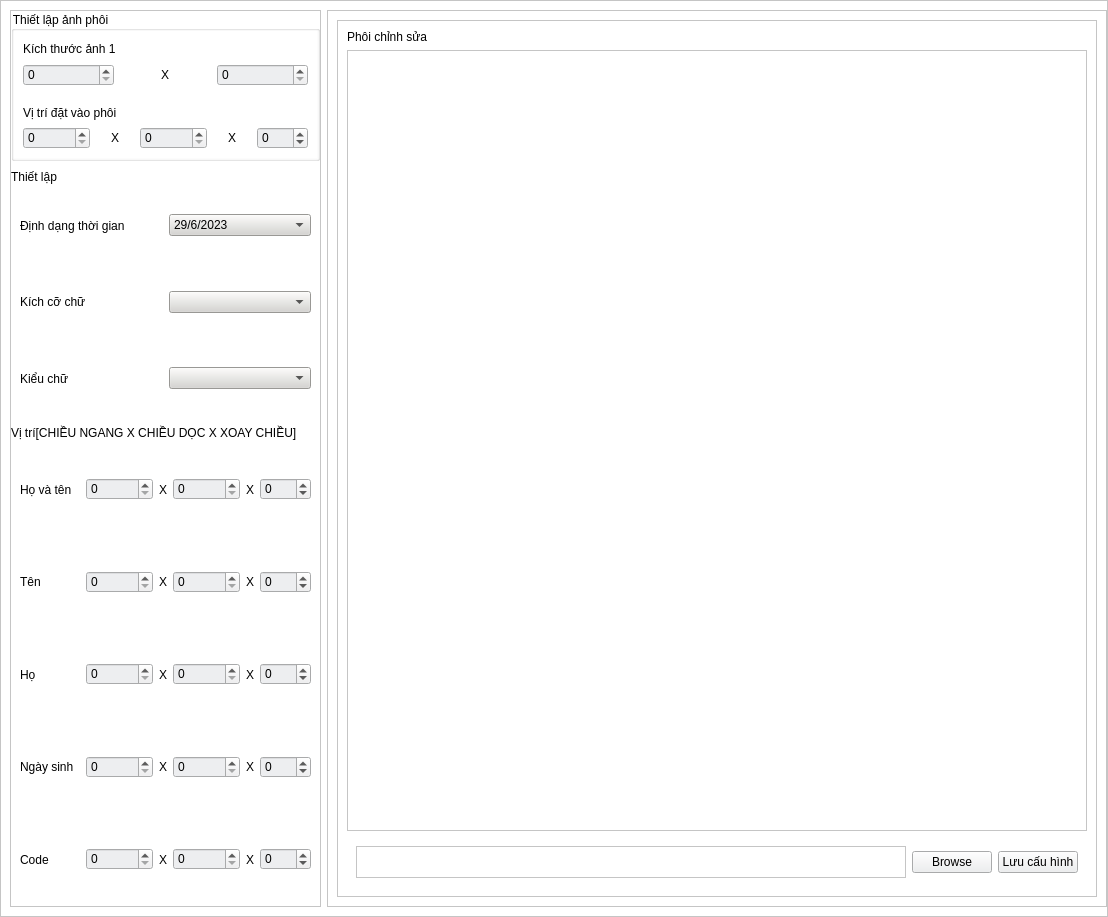
<?xml version="1.0" encoding="UTF-8"?>
<ui version="4.0">
 <class>UpPhoiWindow</class>
 <widget class="QMainWindow" name="UpPhoiWindow">
  <property name="geometry">
   <rect>
    <x>0</x>
    <y>0</y>
    <width>1108</width>
    <height>917</height>
   </rect>
  </property>
  <property name="windowTitle">
   <string>MainWindow</string>
  </property>
  <property name="styleSheet">
   <string notr="true">background-color: rgb(255, 255, 255);</string>
  </property>
  <widget class="QWidget" name="centralwidget">
   <property name="maximumSize">
    <size>
     <width>16777215</width>
     <height>16777215</height>
    </size>
   </property>
   <layout class="QVBoxLayout" name="verticalLayout">
    <property name="leftMargin">
     <number>0</number>
    </property>
    <property name="topMargin">
     <number>0</number>
    </property>
    <property name="rightMargin">
     <number>0</number>
    </property>
    <property name="bottomMargin">
     <number>0</number>
    </property>
    <item>
     <widget class="QFrame" name="frame">
      <property name="frameShape">
       <enum>QFrame::StyledPanel</enum>
      </property>
      <property name="frameShadow">
       <enum>QFrame::Raised</enum>
      </property>
      <layout class="QHBoxLayout" name="horizontalLayout_2">
       <property name="leftMargin">
        <number>9</number>
       </property>
       <property name="topMargin">
        <number>9</number>
       </property>
       <property name="rightMargin">
        <number>0</number>
       </property>
       <item>
        <widget class="QFrame" name="frame_5">
         <property name="minimumSize">
          <size>
           <width>0</width>
           <height>0</height>
          </size>
         </property>
         <property name="maximumSize">
          <size>
           <width>520</width>
           <height>16777215</height>
          </size>
         </property>
         <property name="styleSheet">
          <string notr="true"/>
         </property>
         <property name="frameShape">
          <enum>QFrame::StyledPanel</enum>
         </property>
         <property name="frameShadow">
          <enum>QFrame::Raised</enum>
         </property>
         <layout class="QVBoxLayout" name="verticalLayout_3">
          <property name="leftMargin">
           <number>0</number>
          </property>
          <property name="topMargin">
           <number>0</number>
          </property>
          <property name="rightMargin">
           <number>0</number>
          </property>
          <property name="bottomMargin">
           <number>0</number>
          </property>
          <item>
           <widget class="QFrame" name="frame_9">
            <property name="maximumSize">
             <size>
              <width>16777215</width>
              <height>150</height>
             </size>
            </property>
            <property name="frameShape">
             <enum>QFrame::NoFrame</enum>
            </property>
            <property name="frameShadow">
             <enum>QFrame::Raised</enum>
            </property>
            <layout class="QVBoxLayout" name="verticalLayout_4">
             <property name="spacing">
              <number>0</number>
             </property>
             <property name="leftMargin">
              <number>0</number>
             </property>
             <property name="topMargin">
              <number>0</number>
             </property>
             <property name="rightMargin">
              <number>0</number>
             </property>
             <property name="bottomMargin">
              <number>0</number>
             </property>
             <item>
              <widget class="QGroupBox" name="groupBox">
               <property name="maximumSize">
                <size>
                 <width>16777215</width>
                 <height>150</height>
                </size>
               </property>
               <property name="title">
                <string>Thiết lập ảnh phôi</string>
               </property>
               <layout class="QVBoxLayout" name="verticalLayout_9">
                <property name="spacing">
                 <number>0</number>
                </property>
                <property name="leftMargin">
                 <number>0</number>
                </property>
                <property name="topMargin">
                 <number>0</number>
                </property>
                <property name="rightMargin">
                 <number>0</number>
                </property>
                <property name="bottomMargin">
                 <number>0</number>
                </property>
                <item>
                 <widget class="QFrame" name="frame_10">
                  <property name="styleSheet">
                   <string notr="true"/>
                  </property>
                  <property name="frameShape">
                   <enum>QFrame::NoFrame</enum>
                  </property>
                  <property name="frameShadow">
                   <enum>QFrame::Raised</enum>
                  </property>
                  <layout class="QVBoxLayout" name="verticalLayout_5">
                   <item>
                    <widget class="QLabel" name="label_4">
                     <property name="maximumSize">
                      <size>
                       <width>16777215</width>
                       <height>20</height>
                      </size>
                     </property>
                     <property name="styleSheet">
                      <string notr="true">color: rgb(0, 0, 0);</string>
                     </property>
                     <property name="text">
                      <string>Kích thước ảnh 1</string>
                     </property>
                    </widget>
                   </item>
                   <item>
                    <widget class="QFrame" name="frame_12">
                     <property name="frameShape">
                      <enum>QFrame::NoFrame</enum>
                     </property>
                     <property name="frameShadow">
                      <enum>QFrame::Raised</enum>
                     </property>
                     <layout class="QHBoxLayout" name="horizontalLayout_3">
                      <property name="leftMargin">
                       <number>0</number>
                      </property>
                      <property name="topMargin">
                       <number>0</number>
                      </property>
                      <property name="rightMargin">
                       <number>0</number>
                      </property>
                      <property name="bottomMargin">
                       <number>0</number>
                      </property>
                      <item>
                       <widget class="QSpinBox" name="spinBox">
                        <property name="styleSheet">
                         <string notr="true">background-color: #edeef0;
color: rgb(0,0,0);</string>
                        </property>
                        <property name="maximum">
                         <number>99999999</number>
                        </property>
                       </widget>
                      </item>
                      <item alignment="Qt::AlignHCenter">
                       <widget class="QLabel" name="label_9">
                        <property name="maximumSize">
                         <size>
                          <width>20</width>
                          <height>16777215</height>
                         </size>
                        </property>
                        <property name="styleSheet">
                         <string notr="true">color: rgb(0, 0, 0);</string>
                        </property>
                        <property name="text">
                         <string>X</string>
                        </property>
                       </widget>
                      </item>
                      <item>
                       <widget class="QSpinBox" name="spinBox_2">
                        <property name="styleSheet">
                         <string notr="true">background-color: #edeef0;
color: rgb(0,0,0);</string>
                        </property>
                        <property name="maximum">
                         <number>999999</number>
                        </property>
                       </widget>
                      </item>
                     </layout>
                    </widget>
                   </item>
                  </layout>
                 </widget>
                </item>
                <item>
                 <widget class="QFrame" name="frame_11">
                  <property name="styleSheet">
                   <string notr="true"/>
                  </property>
                  <property name="frameShape">
                   <enum>QFrame::NoFrame</enum>
                  </property>
                  <property name="frameShadow">
                   <enum>QFrame::Raised</enum>
                  </property>
                  <layout class="QVBoxLayout" name="verticalLayout_6">
                   <item>
                    <widget class="QLabel" name="label_5">
                     <property name="maximumSize">
                      <size>
                       <width>16777215</width>
                       <height>20</height>
                      </size>
                     </property>
                     <property name="styleSheet">
                      <string notr="true">color: rgb(0, 0, 0);</string>
                     </property>
                     <property name="text">
                      <string>Vị trí đặt vào phôi</string>
                     </property>
                    </widget>
                   </item>
                   <item>
                    <widget class="QFrame" name="frame_13">
                     <property name="frameShape">
                      <enum>QFrame::NoFrame</enum>
                     </property>
                     <property name="frameShadow">
                      <enum>QFrame::Raised</enum>
                     </property>
                     <layout class="QHBoxLayout" name="horizontalLayout_4">
                      <property name="spacing">
                       <number>0</number>
                      </property>
                      <property name="leftMargin">
                       <number>0</number>
                      </property>
                      <property name="topMargin">
                       <number>0</number>
                      </property>
                      <property name="rightMargin">
                       <number>0</number>
                      </property>
                      <property name="bottomMargin">
                       <number>0</number>
                      </property>
                      <item>
                       <widget class="QSpinBox" name="spinBox_3">
                        <property name="styleSheet">
                         <string notr="true">background-color: #edeef0;
color: rgb(0,0,0);</string>
                        </property>
                        <property name="maximum">
                         <number>999999</number>
                        </property>
                       </widget>
                      </item>
                      <item alignment="Qt::AlignHCenter">
                       <widget class="QLabel" name="label_10">
                        <property name="styleSheet">
                         <string notr="true">color: rgb(0, 0, 0);</string>
                        </property>
                        <property name="text">
                         <string>X</string>
                        </property>
                       </widget>
                      </item>
                      <item>
                       <widget class="QSpinBox" name="spinBox_4">
                        <property name="styleSheet">
                         <string notr="true">background-color: #edeef0;
color: rgb(0,0,0);</string>
                        </property>
                        <property name="maximum">
                         <number>999999</number>
                        </property>
                       </widget>
                      </item>
                      <item alignment="Qt::AlignHCenter">
                       <widget class="QLabel" name="label_11">
                        <property name="styleSheet">
                         <string notr="true">color: rgb(0, 0, 0);</string>
                        </property>
                        <property name="text">
                         <string>X</string>
                        </property>
                       </widget>
                      </item>
                      <item>
                       <widget class="QSpinBox" name="spinBox_5">
                        <property name="styleSheet">
                         <string notr="true">background-color: #edeef0;
color: rgb(0,0,0);</string>
                        </property>
                        <property name="minimum">
                         <number>-360</number>
                        </property>
                        <property name="maximum">
                         <number>360</number>
                        </property>
                       </widget>
                      </item>
                     </layout>
                    </widget>
                   </item>
                  </layout>
                 </widget>
                </item>
               </layout>
              </widget>
             </item>
            </layout>
           </widget>
          </item>
          <item>
           <widget class="QFrame" name="frame_7">
            <property name="maximumSize">
             <size>
              <width>16777215</width>
              <height>250</height>
             </size>
            </property>
            <property name="frameShape">
             <enum>QFrame::NoFrame</enum>
            </property>
            <property name="frameShadow">
             <enum>QFrame::Raised</enum>
            </property>
            <layout class="QVBoxLayout" name="verticalLayout_2">
             <property name="spacing">
              <number>0</number>
             </property>
             <property name="leftMargin">
              <number>0</number>
             </property>
             <property name="topMargin">
              <number>0</number>
             </property>
             <property name="rightMargin">
              <number>0</number>
             </property>
             <property name="bottomMargin">
              <number>0</number>
             </property>
             <item>
              <widget class="QFrame" name="frame_8">
               <property name="maximumSize">
                <size>
                 <width>16777215</width>
                 <height>250</height>
                </size>
               </property>
               <property name="styleSheet">
                <string notr="true"/>
               </property>
               <property name="frameShape">
                <enum>QFrame::NoFrame</enum>
               </property>
               <property name="frameShadow">
                <enum>QFrame::Raised</enum>
               </property>
               <layout class="QVBoxLayout" name="verticalLayout_7">
                <property name="spacing">
                 <number>0</number>
                </property>
                <property name="leftMargin">
                 <number>0</number>
                </property>
                <property name="topMargin">
                 <number>0</number>
                </property>
                <property name="rightMargin">
                 <number>0</number>
                </property>
                <property name="bottomMargin">
                 <number>0</number>
                </property>
                <item>
                 <widget class="QLabel" name="label_31">
                  <property name="maximumSize">
                   <size>
                    <width>16777215</width>
                    <height>20</height>
                   </size>
                  </property>
                  <property name="styleSheet">
                   <string notr="true">color: rgb(0, 0, 0);</string>
                  </property>
                  <property name="text">
                   <string>Thiết lập</string>
                  </property>
                 </widget>
                </item>
                <item>
                 <widget class="QFrame" name="frame_time_format">
                  <property name="frameShape">
                   <enum>QFrame::NoFrame</enum>
                  </property>
                  <property name="frameShadow">
                   <enum>QFrame::Raised</enum>
                  </property>
                  <layout class="QHBoxLayout" name="horizontalLayout_13">
                   <item>
                    <widget class="QLabel" name="label">
                     <property name="text">
                      <string>Định dạng thời gian</string>
                     </property>
                    </widget>
                   </item>
                   <item>
                    <widget class="QComboBox" name="comboBox_time_format">
                     <property name="styleSheet">
                      <string notr="true">background-color: #d6d5d1;
color: rgb(0,0,0);</string>
                     </property>
                     <item>
                      <property name="text">
                       <string>29/6/2023</string>
                      </property>
                     </item>
                     <item>
                      <property name="text">
                       <string>29 June 2023</string>
                      </property>
                     </item>
                    </widget>
                   </item>
                  </layout>
                 </widget>
                </item>
                <item>
                 <widget class="QFrame" name="frame_14">
                  <property name="styleSheet">
                   <string notr="true"/>
                  </property>
                  <property name="frameShape">
                   <enum>QFrame::NoFrame</enum>
                  </property>
                  <property name="frameShadow">
                   <enum>QFrame::Raised</enum>
                  </property>
                  <layout class="QHBoxLayout" name="horizontalLayout_5">
                   <item>
                    <widget class="QLabel" name="label_32">
                     <property name="maximumSize">
                      <size>
                       <width>16777215</width>
                       <height>16777215</height>
                      </size>
                     </property>
                     <property name="styleSheet">
                      <string notr="true">color: rgb(0, 0, 0);</string>
                     </property>
                     <property name="text">
                      <string>Kích cỡ chữ</string>
                     </property>
                    </widget>
                   </item>
                   <item>
                    <widget class="QComboBox" name="comboBox_2">
                     <property name="styleSheet">
                      <string notr="true">background-color: #d6d5d1;
color: rgb(0,0,0);</string>
                     </property>
                    </widget>
                   </item>
                  </layout>
                 </widget>
                </item>
                <item>
                 <widget class="QFrame" name="frame_15">
                  <property name="styleSheet">
                   <string notr="true"/>
                  </property>
                  <property name="frameShape">
                   <enum>QFrame::NoFrame</enum>
                  </property>
                  <property name="frameShadow">
                   <enum>QFrame::Raised</enum>
                  </property>
                  <layout class="QHBoxLayout" name="horizontalLayout_6">
                   <item>
                    <widget class="QLabel" name="label_33">
                     <property name="styleSheet">
                      <string notr="true">color: rgb(0, 0, 0);</string>
                     </property>
                     <property name="text">
                      <string>Kiểu chữ</string>
                     </property>
                    </widget>
                   </item>
                   <item>
                    <widget class="QComboBox" name="comboBox_3">
                     <property name="styleSheet">
                      <string notr="true">background-color: #d6d5d1;
color: rgb(0,0,0);</string>
                     </property>
                    </widget>
                   </item>
                  </layout>
                 </widget>
                </item>
               </layout>
              </widget>
             </item>
            </layout>
           </widget>
          </item>
          <item>
           <widget class="QFrame" name="frame_6">
            <property name="frameShape">
             <enum>QFrame::NoFrame</enum>
            </property>
            <property name="frameShadow">
             <enum>QFrame::Raised</enum>
            </property>
            <layout class="QVBoxLayout" name="verticalLayout_8">
             <property name="spacing">
              <number>0</number>
             </property>
             <property name="leftMargin">
              <number>0</number>
             </property>
             <property name="topMargin">
              <number>0</number>
             </property>
             <property name="rightMargin">
              <number>0</number>
             </property>
             <property name="bottomMargin">
              <number>0</number>
             </property>
             <item>
              <widget class="QLabel" name="label_15">
               <property name="maximumSize">
                <size>
                 <width>16777215</width>
                 <height>20</height>
                </size>
               </property>
               <property name="styleSheet">
                <string notr="true">color: rgb(0, 0, 0);</string>
               </property>
               <property name="text">
                <string>Vị trí[CHIỀU NGANG X CHIỀU DỌC X XOAY CHIỀU]</string>
               </property>
              </widget>
             </item>
             <item>
              <widget class="QFrame" name="frame_20">
               <property name="frameShape">
                <enum>QFrame::NoFrame</enum>
               </property>
               <property name="frameShadow">
                <enum>QFrame::Raised</enum>
               </property>
               <layout class="QHBoxLayout" name="horizontalLayout_14">
                <item>
                 <widget class="QLabel" name="label_27">
                  <property name="minimumSize">
                   <size>
                    <width>60</width>
                    <height>0</height>
                   </size>
                  </property>
                  <property name="styleSheet">
                   <string notr="true">color: rgb(0, 0, 0);</string>
                  </property>
                  <property name="text">
                   <string>Họ và tên</string>
                  </property>
                 </widget>
                </item>
                <item>
                 <widget class="QSpinBox" name="spinBox_26">
                  <property name="styleSheet">
                   <string notr="true">background-color: #edeef0;
color: rgb(0,0,0);</string>
                  </property>
                  <property name="maximum">
                   <number>9999999</number>
                  </property>
                 </widget>
                </item>
                <item>
                 <widget class="QLabel" name="label_36">
                  <property name="styleSheet">
                   <string notr="true">color: rgb(0, 0, 0);</string>
                  </property>
                  <property name="text">
                   <string>X</string>
                  </property>
                 </widget>
                </item>
                <item>
                 <widget class="QSpinBox" name="spinBox_27">
                  <property name="styleSheet">
                   <string notr="true">background-color: #edeef0;
color: rgb(0,0,0);</string>
                  </property>
                  <property name="maximum">
                   <number>9999999</number>
                  </property>
                 </widget>
                </item>
                <item>
                 <widget class="QLabel" name="label_35">
                  <property name="styleSheet">
                   <string notr="true">color: rgb(0, 0, 0);</string>
                  </property>
                  <property name="text">
                   <string>X</string>
                  </property>
                 </widget>
                </item>
                <item>
                 <widget class="QSpinBox" name="spinBox_28">
                  <property name="styleSheet">
                   <string notr="true">background-color: #edeef0;
color: rgb(0,0,0);</string>
                  </property>
                  <property name="minimum">
                   <number>-360</number>
                  </property>
                  <property name="maximum">
                   <number>360</number>
                  </property>
                 </widget>
                </item>
               </layout>
              </widget>
             </item>
             <item>
              <widget class="QFrame" name="frame_18">
               <property name="frameShape">
                <enum>QFrame::NoFrame</enum>
               </property>
               <property name="frameShadow">
                <enum>QFrame::Raised</enum>
               </property>
               <layout class="QHBoxLayout" name="horizontalLayout_7">
                <item>
                 <widget class="QLabel" name="label_20">
                  <property name="minimumSize">
                   <size>
                    <width>60</width>
                    <height>0</height>
                   </size>
                  </property>
                  <property name="styleSheet">
                   <string notr="true">color: rgb(0, 0, 0);</string>
                  </property>
                  <property name="text">
                   <string>Tên</string>
                  </property>
                 </widget>
                </item>
                <item>
                 <widget class="QSpinBox" name="spinBox_23">
                  <property name="styleSheet">
                   <string notr="true">background-color: #edeef0;
color: rgb(0,0,0);</string>
                  </property>
                  <property name="maximum">
                   <number>9999999</number>
                  </property>
                 </widget>
                </item>
                <item>
                 <widget class="QLabel" name="label_29">
                  <property name="styleSheet">
                   <string notr="true">color: rgb(0, 0, 0);</string>
                  </property>
                  <property name="text">
                   <string>X</string>
                  </property>
                 </widget>
                </item>
                <item>
                 <widget class="QSpinBox" name="spinBox_25">
                  <property name="styleSheet">
                   <string notr="true">background-color: #edeef0;
color: rgb(0,0,0);</string>
                  </property>
                  <property name="maximum">
                   <number>9999999</number>
                  </property>
                 </widget>
                </item>
                <item alignment="Qt::AlignHCenter">
                 <widget class="QLabel" name="label_30">
                  <property name="styleSheet">
                   <string notr="true">color: rgb(0, 0, 0);</string>
                  </property>
                  <property name="text">
                   <string>X</string>
                  </property>
                 </widget>
                </item>
                <item>
                 <widget class="QSpinBox" name="spinBox_24">
                  <property name="styleSheet">
                   <string notr="true">background-color: #edeef0;
color: rgb(0,0,0);</string>
                  </property>
                  <property name="minimum">
                   <number>-360</number>
                  </property>
                  <property name="maximum">
                   <number>360</number>
                  </property>
                 </widget>
                </item>
               </layout>
              </widget>
             </item>
             <item>
              <widget class="QFrame" name="frame_16">
               <property name="styleSheet">
                <string notr="true"/>
               </property>
               <property name="frameShape">
                <enum>QFrame::NoFrame</enum>
               </property>
               <property name="frameShadow">
                <enum>QFrame::Raised</enum>
               </property>
               <layout class="QHBoxLayout" name="horizontalLayout_8">
                <item>
                 <widget class="QLabel" name="label_16">
                  <property name="minimumSize">
                   <size>
                    <width>60</width>
                    <height>0</height>
                   </size>
                  </property>
                  <property name="styleSheet">
                   <string notr="true">color: rgb(0, 0, 0);</string>
                  </property>
                  <property name="text">
                   <string>Họ </string>
                  </property>
                 </widget>
                </item>
                <item>
                 <widget class="QSpinBox" name="spinBox_15">
                  <property name="styleSheet">
                   <string notr="true">background-color: #edeef0;
color: rgb(0,0,0);</string>
                  </property>
                  <property name="maximum">
                   <number>9999999</number>
                  </property>
                 </widget>
                </item>
                <item alignment="Qt::AlignHCenter">
                 <widget class="QLabel" name="label_24">
                  <property name="styleSheet">
                   <string notr="true">color: rgb(0, 0, 0);</string>
                  </property>
                  <property name="text">
                   <string>X</string>
                  </property>
                 </widget>
                </item>
                <item>
                 <widget class="QSpinBox" name="spinBox_14">
                  <property name="styleSheet">
                   <string notr="true">background-color: #edeef0;
color: rgb(0,0,0);</string>
                  </property>
                  <property name="maximum">
                   <number>9999999</number>
                  </property>
                 </widget>
                </item>
                <item alignment="Qt::AlignHCenter">
                 <widget class="QLabel" name="label_23">
                  <property name="styleSheet">
                   <string notr="true">color: rgb(0, 0, 0);</string>
                  </property>
                  <property name="text">
                   <string>X</string>
                  </property>
                 </widget>
                </item>
                <item>
                 <widget class="QSpinBox" name="spinBox_16">
                  <property name="styleSheet">
                   <string notr="true">background-color: #edeef0;
color: rgb(0,0,0);</string>
                  </property>
                  <property name="minimum">
                   <number>-360</number>
                  </property>
                  <property name="maximum">
                   <number>360</number>
                  </property>
                 </widget>
                </item>
               </layout>
              </widget>
             </item>
             <item>
              <widget class="QFrame" name="frame_17">
               <property name="styleSheet">
                <string notr="true"/>
               </property>
               <property name="frameShape">
                <enum>QFrame::NoFrame</enum>
               </property>
               <property name="frameShadow">
                <enum>QFrame::Raised</enum>
               </property>
               <layout class="QHBoxLayout" name="horizontalLayout_9">
                <item>
                 <widget class="QLabel" name="label_17">
                  <property name="minimumSize">
                   <size>
                    <width>60</width>
                    <height>0</height>
                   </size>
                  </property>
                  <property name="styleSheet">
                   <string notr="true">color: rgb(0, 0, 0);</string>
                  </property>
                  <property name="text">
                   <string>Ngày sinh</string>
                  </property>
                 </widget>
                </item>
                <item>
                 <widget class="QSpinBox" name="spinBox_18">
                  <property name="styleSheet">
                   <string notr="true">background-color: #edeef0;
color: rgb(0,0,0);</string>
                  </property>
                  <property name="maximum">
                   <number>9999999</number>
                  </property>
                 </widget>
                </item>
                <item>
                 <widget class="QLabel" name="label_26">
                  <property name="styleSheet">
                   <string notr="true">color: rgb(0, 0, 0);</string>
                  </property>
                  <property name="text">
                   <string>X</string>
                  </property>
                 </widget>
                </item>
                <item>
                 <widget class="QSpinBox" name="spinBox_17">
                  <property name="styleSheet">
                   <string notr="true">background-color: #edeef0;
color: rgb(0,0,0);</string>
                  </property>
                  <property name="maximum">
                   <number>9999999</number>
                  </property>
                 </widget>
                </item>
                <item>
                 <widget class="QLabel" name="label_25">
                  <property name="styleSheet">
                   <string notr="true">color: rgb(0, 0, 0);</string>
                  </property>
                  <property name="text">
                   <string>X</string>
                  </property>
                 </widget>
                </item>
                <item>
                 <widget class="QSpinBox" name="spinBox_19">
                  <property name="styleSheet">
                   <string notr="true">background-color: #edeef0;
color: rgb(0,0,0);</string>
                  </property>
                  <property name="minimum">
                   <number>-360</number>
                  </property>
                  <property name="maximum">
                   <number>360</number>
                  </property>
                 </widget>
                </item>
               </layout>
              </widget>
             </item>
             <item>
              <widget class="QFrame" name="frame_19">
               <property name="frameShape">
                <enum>QFrame::NoFrame</enum>
               </property>
               <property name="frameShadow">
                <enum>QFrame::Raised</enum>
               </property>
               <layout class="QHBoxLayout" name="horizontalLayout_10">
                <item>
                 <widget class="QLabel" name="label_18">
                  <property name="minimumSize">
                   <size>
                    <width>60</width>
                    <height>0</height>
                   </size>
                  </property>
                  <property name="styleSheet">
                   <string notr="true">color: rgb(0, 0, 0);</string>
                  </property>
                  <property name="text">
                   <string>Code</string>
                  </property>
                 </widget>
                </item>
                <item>
                 <widget class="QSpinBox" name="spinBox_12">
                  <property name="styleSheet">
                   <string notr="true">background-color: #edeef0;
color: rgb(0,0,0);</string>
                  </property>
                  <property name="maximum">
                   <number>9999999</number>
                  </property>
                 </widget>
                </item>
                <item>
                 <widget class="QLabel" name="label_22">
                  <property name="styleSheet">
                   <string notr="true">color: rgb(0, 0, 0);</string>
                  </property>
                  <property name="text">
                   <string>X</string>
                  </property>
                 </widget>
                </item>
                <item>
                 <widget class="QSpinBox" name="spinBox_11">
                  <property name="styleSheet">
                   <string notr="true">background-color: #edeef0;
color: rgb(0,0,0);</string>
                  </property>
                  <property name="maximum">
                   <number>9999999</number>
                  </property>
                 </widget>
                </item>
                <item>
                 <widget class="QLabel" name="label_21">
                  <property name="styleSheet">
                   <string notr="true">color: rgb(0, 0, 0);</string>
                  </property>
                  <property name="text">
                   <string>X</string>
                  </property>
                 </widget>
                </item>
                <item>
                 <widget class="QSpinBox" name="spinBox_13">
                  <property name="styleSheet">
                   <string notr="true">background-color: #edeef0;
color: rgb(0,0,0);</string>
                  </property>
                  <property name="minimum">
                   <number>-360</number>
                  </property>
                  <property name="maximum">
                   <number>360</number>
                  </property>
                 </widget>
                </item>
               </layout>
              </widget>
             </item>
            </layout>
           </widget>
          </item>
         </layout>
        </widget>
       </item>
       <item>
        <widget class="QFrame" name="frame_2">
         <property name="minimumSize">
          <size>
           <width>0</width>
           <height>0</height>
          </size>
         </property>
         <property name="maximumSize">
          <size>
           <width>16777215</width>
           <height>16777215</height>
          </size>
         </property>
         <property name="frameShape">
          <enum>QFrame::StyledPanel</enum>
         </property>
         <property name="frameShadow">
          <enum>QFrame::Raised</enum>
         </property>
         <layout class="QHBoxLayout" name="horizontalLayout">
          <item>
           <widget class="QFrame" name="frame_4">
            <property name="minimumSize">
             <size>
              <width>400</width>
              <height>0</height>
             </size>
            </property>
            <property name="styleSheet">
             <string notr="true"/>
            </property>
            <property name="frameShape">
             <enum>QFrame::StyledPanel</enum>
            </property>
            <property name="frameShadow">
             <enum>QFrame::Raised</enum>
            </property>
            <layout class="QVBoxLayout" name="verticalLayout_11">
             <item>
              <widget class="QLabel" name="label_2">
               <property name="styleSheet">
                <string notr="true">color: rgb(0, 0, 0);</string>
               </property>
               <property name="text">
                <string>Phôi chỉnh sửa</string>
               </property>
              </widget>
             </item>
             <item>
              <widget class="QScrollArea" name="scrollArea_2">
               <property name="frameShape">
                <enum>QFrame::StyledPanel</enum>
               </property>
               <property name="widgetResizable">
                <bool>true</bool>
               </property>
               <widget class="QWidget" name="scrollAreaWidgetContents_2">
                <property name="geometry">
                 <rect>
                  <x>0</x>
                  <y>0</y>
                  <width>704</width>
                  <height>778</height>
                 </rect>
                </property>
                <layout class="QVBoxLayout" name="verticalLayout_12">
                 <item>
                  <widget class="QLabel" name="label_img">
                   <property name="text">
                    <string/>
                   </property>
                  </widget>
                 </item>
                </layout>
               </widget>
              </widget>
             </item>
             <item>
              <widget class="QFrame" name="frame_21">
               <property name="minimumSize">
                <size>
                 <width>0</width>
                 <height>50</height>
                </size>
               </property>
               <property name="maximumSize">
                <size>
                 <width>16777215</width>
                 <height>50</height>
                </size>
               </property>
               <property name="frameShape">
                <enum>QFrame::NoFrame</enum>
               </property>
               <property name="frameShadow">
                <enum>QFrame::Raised</enum>
               </property>
               <layout class="QHBoxLayout" name="horizontalLayout_12">
                <item>
                 <widget class="QTextEdit" name="textEdit">
                  <property name="styleSheet">
                   <string notr="true">background-color: rgb(255, 255, 255);
color: rgb(0, 0, 0);</string>
                  </property>
                 </widget>
                </item>
                <item>
                 <widget class="QPushButton" name="pushButton">
                  <property name="styleSheet">
                   <string notr="true">background-color: #edeef0;
color: rgb(0,0,0);</string>
                  </property>
                  <property name="text">
                   <string>Browse</string>
                  </property>
                 </widget>
                </item>
                <item>
                 <widget class="QPushButton" name="btn_preview">
                  <property name="maximumSize">
                   <size>
                    <width>90</width>
                    <height>16777215</height>
                   </size>
                  </property>
                  <property name="styleSheet">
                   <string notr="true">background-color: #edeef0;
color: rgb(0,0,0);</string>
                  </property>
                  <property name="text">
                   <string>Lưu cấu hình</string>
                  </property>
                 </widget>
                </item>
               </layout>
              </widget>
             </item>
            </layout>
           </widget>
          </item>
         </layout>
        </widget>
       </item>
      </layout>
     </widget>
    </item>
   </layout>
  </widget>
 </widget>
 <resources/>
 <connections/>
</ui>
